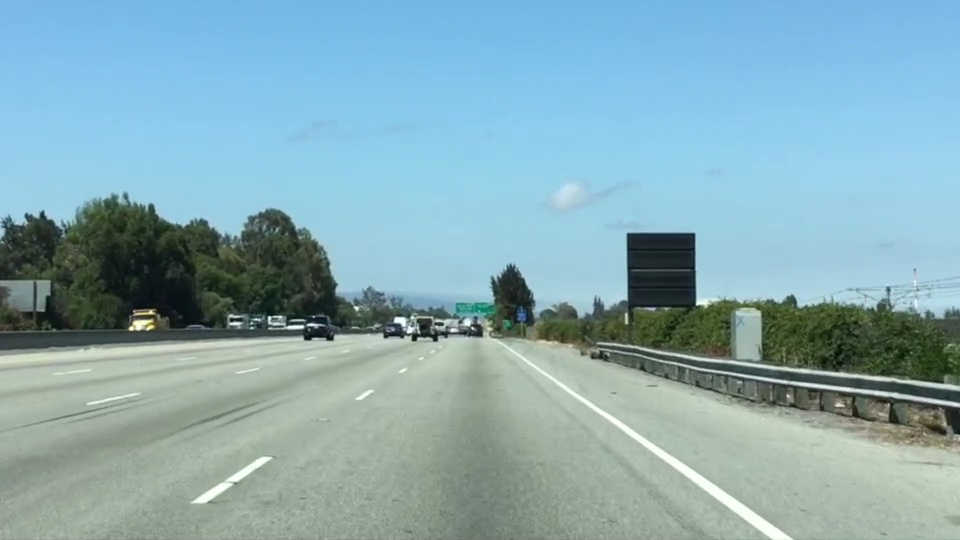
#> input picture AdvancedLane_practice/test.jpg, 960 x 540 px
$ python region_masking_code_example_L3_6.py
#> lines starting #> are read from the running program, lines starting #| are printed output that depends on the picture
# Lesson 3 computer vision fundamentals
# color selection example

import matplotlib.pyplot as plt
import matplotlib.image as mpimg
import numpy as np

# Read in the image and print out some stats

image = mpimg.imread('test.jpg')
#> image is the input picture: shape (540, 960, 3); mean R, G, B 135.5, 171.1, 179.2
print('this image is:',type(image),'with dimensions:',image.shape)
#| this image is: <class 'numpy.ndarray'> with dimensions: (540, 960, 3)

# grab the x and y size and make a copy of the image
ysize = image.shape[0]
#> ysize = 540
xsize = image.shape[1]
#> xsize = 960

# note: always make a copy rather than simply using "="
region_select = np.copy(image)

# define color selection criteria

left_bottom = [0,539]
right_bottom = [900,300]
apex = [400,0]
# Fit lines(to identify 3 sided region of interest)
# np.polyfit() returns the coefficients [A,B] of the Fit

fit_left = np.polyfit((left_bottom[0],apex[0]),(left_bottom[1],apex[1]),1)
fit_right = np.polyfit((right_bottom[0],apex[0]),(right_bottom[1],apex[1]),1)
fit_bottom = np.polyfit((left_bottom[0],right_bottom[0]),(left_bottom[1],right_bottom[1]),1)

#find the region inside the lines
XX,YY = np.meshgrid(np.arange(0,xsize),np.arange(0,ysize))
region_thresholds = (YY >(XX*fit_left[0])+fit_left[1])&\
                    (YY > (XX*fit_right[0] + fit_right[1])) & \
                    (YY < (XX*fit_bottom[0] + fit_bottom[1]))

region_select[region_thresholds] = [255,0,0]
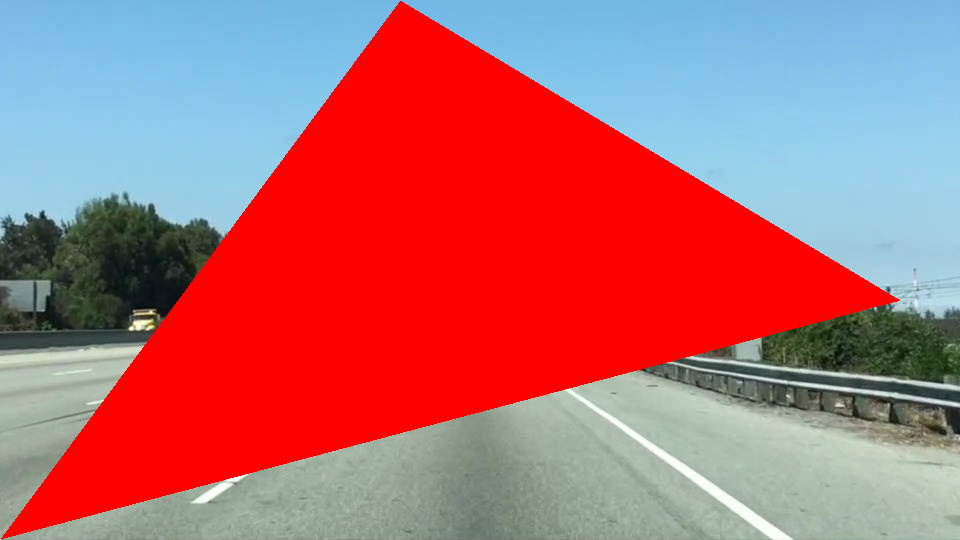
#> region_select: shape (540, 960, 3); mean R, G, B 180.2, 107.5, 113.8

#display the image
plt.imshow(region_select)
plt.show()

#display the image
#plt.imshow(color_select)
#plt.show()

$ run again, with AdvancedLane_practice/bridge_shadow.jpg copied over AdvancedLane_practice/test.jpg
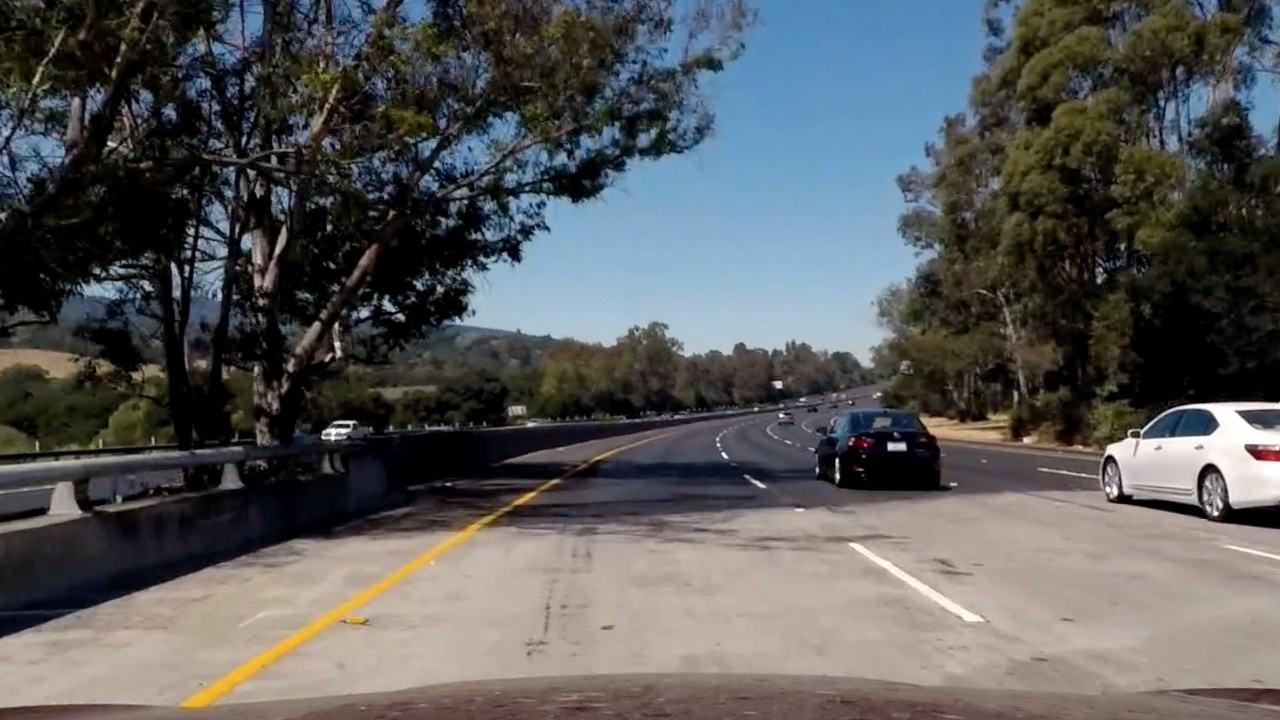
#> input picture AdvancedLane_practice/bridge_shadow.jpg, 1280 x 720 px
#> image is the input picture: shape (720, 1280, 3); mean R, G, B 89.7, 90.6, 90.8
#| this image is: <class 'numpy.ndarray'> with dimensions: (720, 1280, 3)
#> `region_select[region_thresholds] = [255,0,0]`:
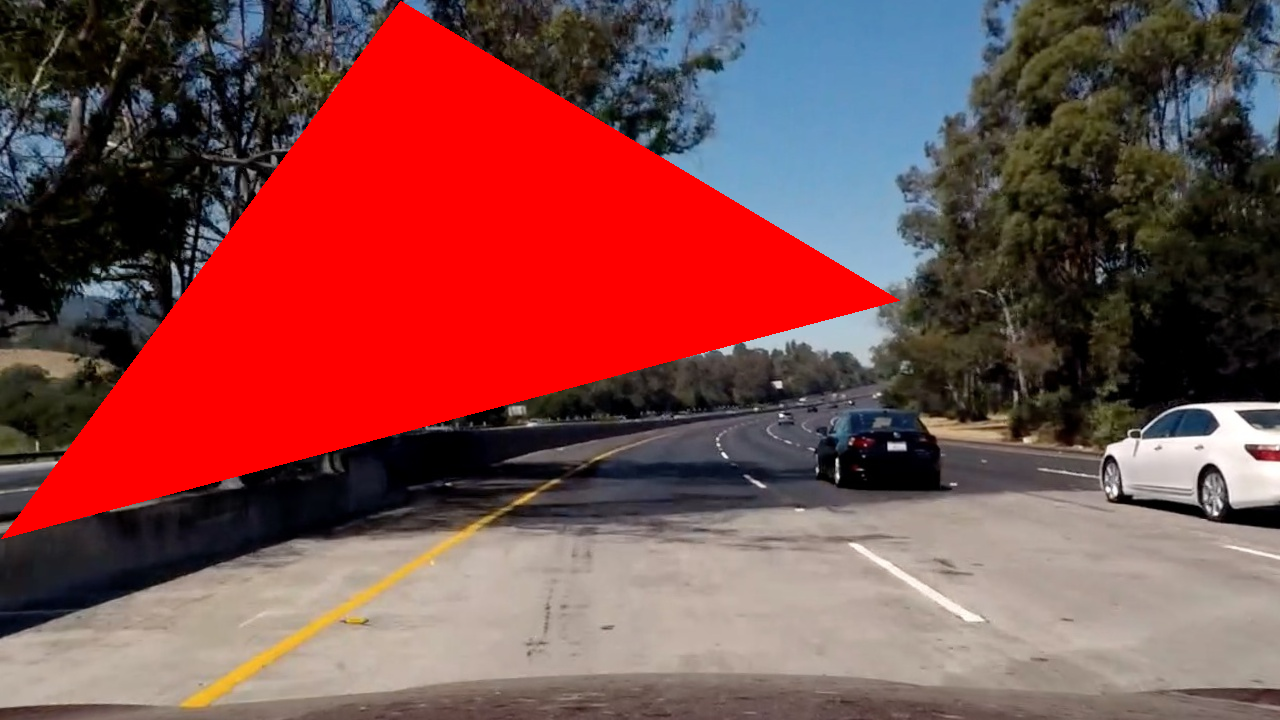
#> region_select: shape (720, 1280, 3); mean R, G, B 128.9, 73.9, 72.9
